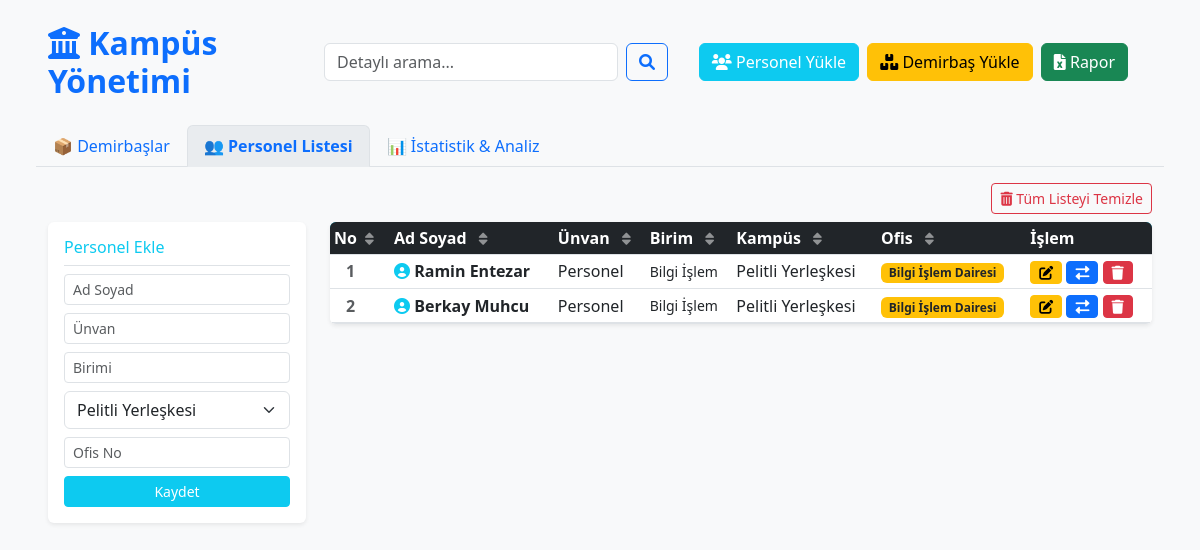
Page /?tab=personel on the earlier database version.
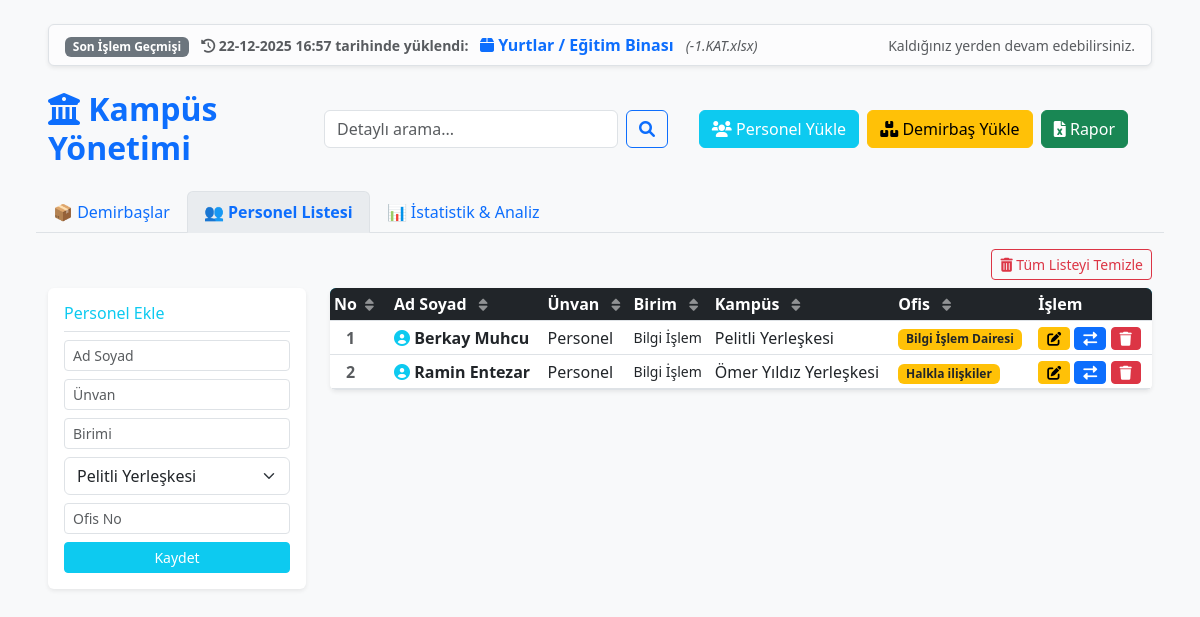
Same page on the later database version.
### tables this page shows
CREATE TABLE personeller (
            id INTEGER PRIMARY KEY AUTOINCREMENT,
            ad_soyad TEXT NOT NULL,
            unvan TEXT,
            kampus TEXT,
            ofis TEXT NOT NULL
        , birimi TEXT);

CREATE TABLE yukleme_gecmisi (
            id INTEGER PRIMARY KEY AUTOINCREMENT,
            dosya_adi TEXT,
            hedef_konum TEXT,
            tur TEXT,
            tarih TEXT
        );

### app.py (the view, shortened to what this page needs)
@app.route('/')
def index():
    aktif_tab = request.args.get('tab', 'demirbas')
    arama_terimi = request.args.get('q', '')
    analiz_turu = request.args.get('analiz_turu', 'demirbas')
    ist_malzeme = request.args.get('ist_malzeme', '')
    ist_kampus = request.args.get('ist_kampus', '')
    ist_konum = request.args.get('ist_konum', '')
    ist_p_ad = request.args.get('ist_p_ad', '')
    ist_p_birim = request.args.get('ist_p_birim', '')
    ist_p_kampus = request.args.get('ist_p_kampus', '')
    ist_p_ofis = request.args.get('ist_p_ofis', '')
    sayfa_d = request.args.get('sayfa_d', 1, type=int)
    sayfa_p = request.args.get('sayfa_p', 1, type=int)
    limit = 20
    offset_d = (sayfa_d - 1) * limit
    offset_p = (sayfa_p - 1) * limit
    conn = baglanti_kur()
    cur = conn.cursor()
    d_sql = "SELECT * FROM demirbaslar"
    d_c_sql = "SELECT COUNT(*) FROM demirbaslar"
    d_p = []
    if arama_terimi and aktif_tab == 'demirbas':
        t = f"%{turkce_normalize(arama_terimi)}%"
        f = " WHERE NORMALIZE(ad) LIKE ? OR NORMALIZE(konum) LIKE ? OR NORMALIZE(kampus) LIKE ?"
        d_sql += f; d_c_sql += f; d_p = [t, t, t]
    cur.execute(d_c_sql, d_p)
    total_d = cur.fetchone()[0]
    total_pages_d = (total_d + limit - 1) // limit
    d_sql += " ORDER BY id DESC LIMIT ? OFFSET ?"
    d_p.extend([limit, offset_d])
    cur.execute(d_sql, d_p)
    demirbaslar = cur.fetchall()
    p_sql = "SELECT * FROM personeller"
    p_c_sql = "SELECT COUNT(*) FROM personeller"
    p_p = []
    if arama_terimi and aktif_tab == 'personel':
        t = f"%{turkce_normalize(arama_terimi)}%"
        f = " WHERE NORMALIZE(ad_soyad) LIKE ? OR NORMALIZE(ofis) LIKE ? OR NORMALIZE(birimi) LIKE ?"
        p_sql += f; p_c_sql += f; p_p = [t, t, t]
    cur.execute(p_c_sql, p_p)
    total_p = cur.fetchone()[0]
    total_pages_p = (total_p + limit - 1) // limit
    p_sql += " ORDER BY ofis ASC LIMIT ? OFFSET ?"
    p_p.extend([limit, offset_p])
    cur.execute(p_sql, p_p)
    personeller = cur.fetchall()
    analiz_sonuclari = []
    analiz_toplam = 0
    try:
        cur.execute("SELECT * FROM yukleme_gecmisi ORDER BY id DESC LIMIT 1")
        son_yukleme = cur.fetchone()
    except:
        son_yukleme = None
    conn.close()
    return render_template('index.html',
                           demirbaslar=demirbaslar, personeller=personeller,
                           analiz_sonuclari=analiz_sonuclari, analiz_toplam=analiz_toplam, analiz_turu=analiz_turu,
                           yerleskeler=YERLESKELER, arama_terimi=arama_terimi, aktif_tab=aktif_tab,
                           sayfa_d=sayfa_d, toplam_sayfa_demirbas=total_pages_d,
                           sayfa_p=sayfa_p, toplam_sayfa_personel=total_pages_p,
                           ist_malzeme=ist_malzeme, ist_kampus=ist_kampus, ist_konum=ist_konum,
                           ist_p_ad=ist_p_ad, ist_p_birim=ist_p_birim, ist_p_kampus=ist_p_kampus, ist_p_ofis=ist_p_ofis,
                           son_yukleme=son_yukleme)

### app.py (called while the page is built)
def baglanti_kur():
    conn = sqlite3.connect(DB_NAME)
    conn.row_factory = sqlite3.Row
    conn.create_function("NORMALIZE", 1, turkce_normalize)
    return conn

### templates/index.html (shortened to what the changed rows need)
<!DOCTYPE html>
<html lang="tr">
<head>
    <link href="https://cdn.jsdelivr.net/npm/bootstrap@5.3.0/dist/css/bootstrap.min.css" rel="stylesheet">
    <link rel="stylesheet" href="https://cdnjs.cloudflare.com/ajax/libs/font-awesome/6.0.0/css/all.min.css">
</head>
<body class="bg-light">
<div class="container-fluid px-5 mt-4">
    {% if son_yukleme %}
    <div class="alert alert-light border shadow-sm d-flex align-items-center justify-content-between py-2 mb-4">
        <div>
            <span class="badge bg-secondary me-2">Son İşlem Geçmişi</span>
            <small class="text-muted fw-bold">
                <i class="fas fa-history"></i> {{ son_yukleme.tarih }} tarihinde yüklendi:
            </small>
            <span class="text-primary fw-bold mx-2">
                {% if son_yukleme.tur == 'Demirbaş' %}
                    <i class="fas fa-box"></i> {{ son_yukleme.hedef_konum }}
                {% else %}
                    <i class="fas fa-users"></i> {{ son_yukleme.hedef_konum }}
                {% endif %}
            </span>
            <small class="text-muted fst-italic">({{ son_yukleme.dosya_adi }})</small>
        </div>
        <small class="text-muted">Kaldığınız yerden devam edebilirsiniz.</small>
    </div>
    {% endif %}
    <div class="row align-items-center mb-4">
    <div class="row align-items-center mb-4">
        <div class="col-md-3"><h2 class="text-primary fw-bold mb-0"><i class="fas fa-university"></i> Kampüs Yönetimi</h2></div>
    </div>
    <div class="tab-content" id="myTabContent">
        <div class="tab-pane fade" id="personel">
            <div class="row">
                <div class="col-md-9">
                    <div class="card p-0 shadow-sm border-0 overflow-hidden">
                        <div class="table-responsive-custom">
                            <table class="table table-hover table-sm align-middle mb-0">
                                <thead class="bg-info text-white" style="position: sticky; top: 0; z-index: 1;">
                                    <tr>
                                        <th class="sortable" style="width: 60px;" onclick="tabloyuSirala(0)">
                                            No <i class="fas fa-sort small ms-1 text-white-50"></i>
                                        </th>
                                        <th class="sortable" onclick="tabloyuSirala(1)">
                                            Ad Soyad <i class="fas fa-sort small ms-2 text-white-50"></i>
                                        </th>
                                        <th class="sortable" onclick="tabloyuSirala(2)">
                                            Ünvan <i class="fas fa-sort small ms-2 text-white-50"></i>
                                        </th>
                                        <th class="sortable" onclick="tabloyuSirala(3)">
                                            Birim <i class="fas fa-sort small ms-2 text-white-50"></i>
                                        </th>
                                        <th class="sortable" onclick="tabloyuSirala(4)">
                                            Kampüs <i class="fas fa-sort small ms-2 text-white-50"></i>
                                        </th>
                                        <th class="sortable" onclick="tabloyuSirala(5)">
                                            Ofis <i class="fas fa-sort small ms-2 text-white-50"></i>
                                        </th>
                                        <th>İşlem</th>
                                    </tr>
                                </thead>
                                <tbody>
                                    {% for p in personeller %}
                                    <tr>
                                        <td class="fw-bold text-muted ps-3">{{ loop.index + (sayfa_p - 1) * 20 }}</td>
                                        <td><a href="/personel-detay/{{ p.id }}" class="text-decoration-none fw-bold text-dark"><i class="fas fa-user-circle text-info"></i> {{ p.ad_soyad }}</a></td>
                                        <td>{{ p.unvan }}</td><td class="small">{{ p.birimi }}</td><td>{{ p.kampus }}</td><td><span class="badge bg-warning text-dark">{{ p.ofis }}</span></td>
                                        <td>
                                            <button class="btn btn-sm btn-warning py-0" data-bs-toggle="modal" data-bs-target="#editPersonel{{ p.id }}"><i class="fas fa-edit"></i></button>
                                            <button class="btn btn-sm btn-primary py-0" data-bs-toggle="modal" data-bs-target="#tasiModal{{ p.id }}"><i class="fas fa-exchange-alt"></i></button>
                                            <a href="/sil-personel/{{ p.id }}" class="btn btn-sm btn-danger py-0"><i class="fas fa-trash"></i></a>
                                        </td>
                                    </tr>
                                    {% endfor %}
                                </tbody>
                            </table>
                        </div>
                    </div>
                </div>
            </div>
        </div>
    </div>
</div>
</body>
</html>

Differences in the rows shown:
added yukleme_gecmisi: tarih "22-12-2025 16:57", hedef_konum "Yurtlar / Eğitim Binası", dosya_adi "-1.KAT.xlsx"
shown differently, row unchanged: personeller "Berkay Muhcu": moves up the list
changed personeller "Ramin Entezar": kampus "Pelitli Yerleşkesi" → "Ömer Yıldız Yerleşkesi"; ofis "Bilgi İşlem Dairesi" → "Halkla ilişkiler"
Other differences:
text now shown: "Son İşlem Geçmişi tarihinde yüklendi: ( ) Kaldığınız yerden devam edebilirsiniz."
